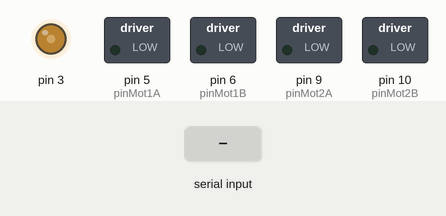
Recording of a sketch running on a simulated Arduino Uno, built with avr-gcc and run on an emulated ATmega328P. Shown: switched loads named in the sketch (green lamp = pin HIGH), output pins drawn as LEDs (lit = HIGH). The inputs (shaded band) are chosen by the test bench. What the sketch prints to the serial monitor is not drawn.

Above: at 1.2 s.
1.3 s: "A" received over Serial
At 2.1 s:
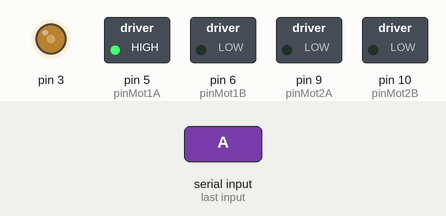
At 3.6 s:
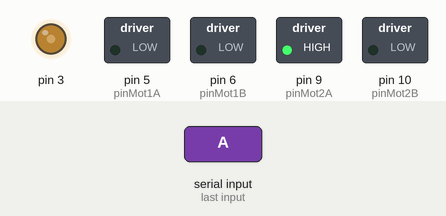
Timing chart, 0 to 10.8 s (numbered marks = the images above; inputs shaded):
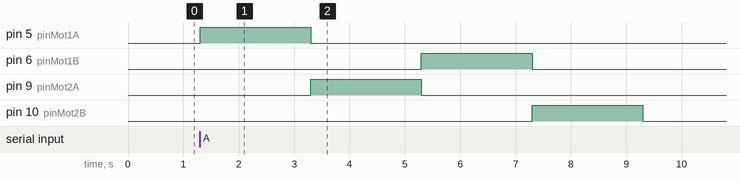

The sketch:

sketch_Motores.ino
```cpp
#define pinMot1A 5
#define pinMot1B 6
#define pinMot2A 9
#define pinMot2B 10

#define velocidade 100


void setup() {
  // put your setup code here, to run once:

  Serial.begin(9600);

  pinMode(pinMot1A, OUTPUT);
  pinMode(pinMot1B, OUTPUT);
  pinMode(pinMot2A, OUTPUT);
  pinMode(pinMot2B, OUTPUT);

  pinMode(3, OUTPUT);
  analogWrite(3, velocidade);
}

void loop() {

      if(Serial.available()>0){
        char c = Serial.read();
        if(c == 'A'){
        digitalWrite(pinMot1A, HIGH);
        delay(2000);
        digitalWrite(pinMot1A, LOW);

        digitalWrite(pinMot2A, HIGH);
        delay(2000);
        digitalWrite(pinMot2A, LOW);

        digitalWrite(pinMot1B, HIGH);
        delay(2000);
        digitalWrite(pinMot1B, LOW);

        digitalWrite(pinMot2B, HIGH);
        delay(2000);
        digitalWrite(pinMot2B, LOW);
        Serial.println("motores on");

        }
      }


}
```

Measured:
- after the input at 1.3 s, pin 5 (pinMot1A): LOW → HIGH at once, → LOW 2.0 s later; pin 6 (pinMot1B): LOW → HIGH after 4.0 s, → LOW 2.0 s later; pin 9 (pinMot2A): LOW → HIGH after 2.0 s, → LOW 2.0 s later; pin 10 (pinMot2B): LOW → HIGH after 6.0 s, → LOW 2.0 s later
